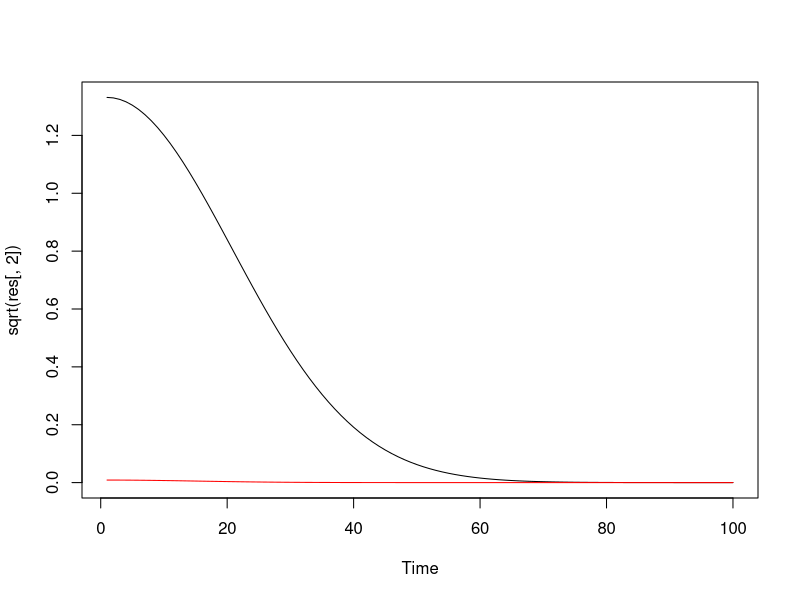
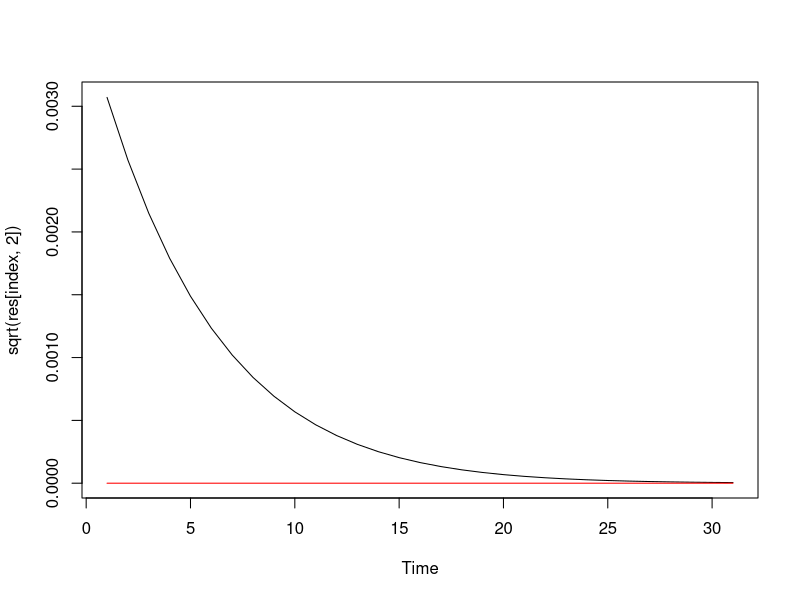
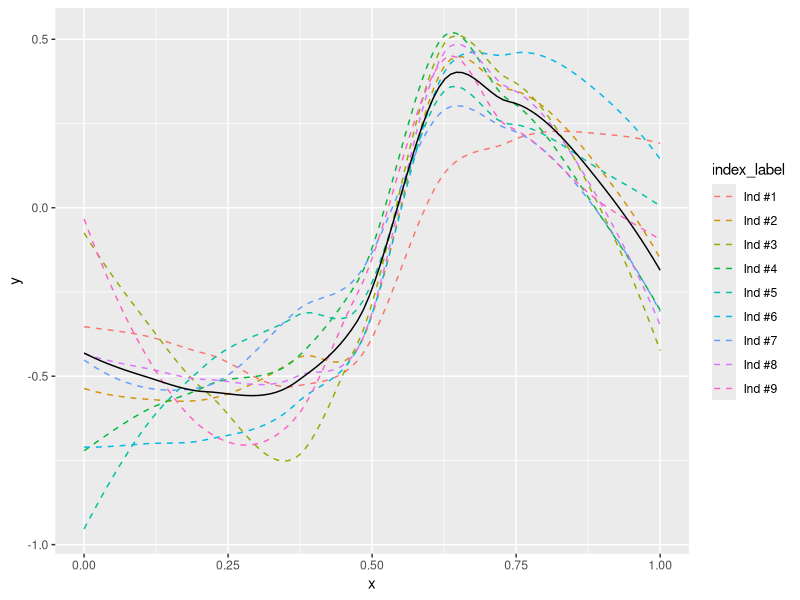
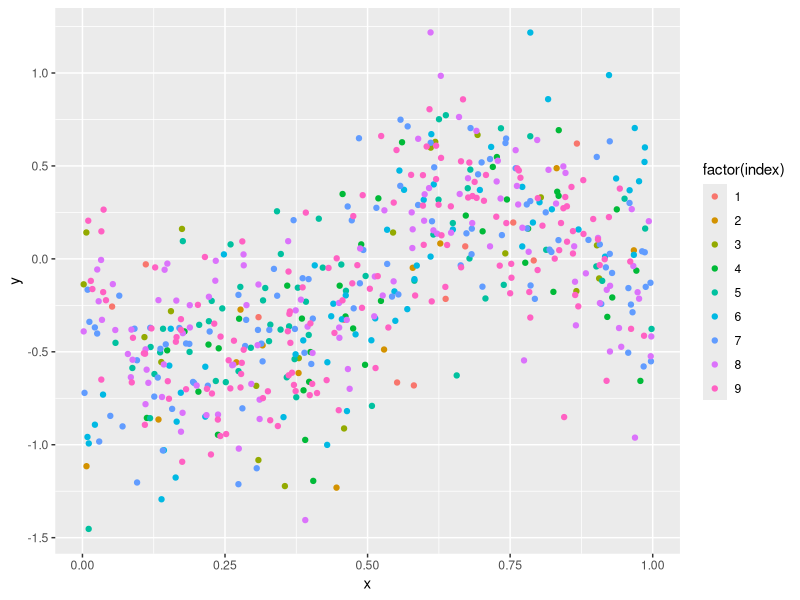
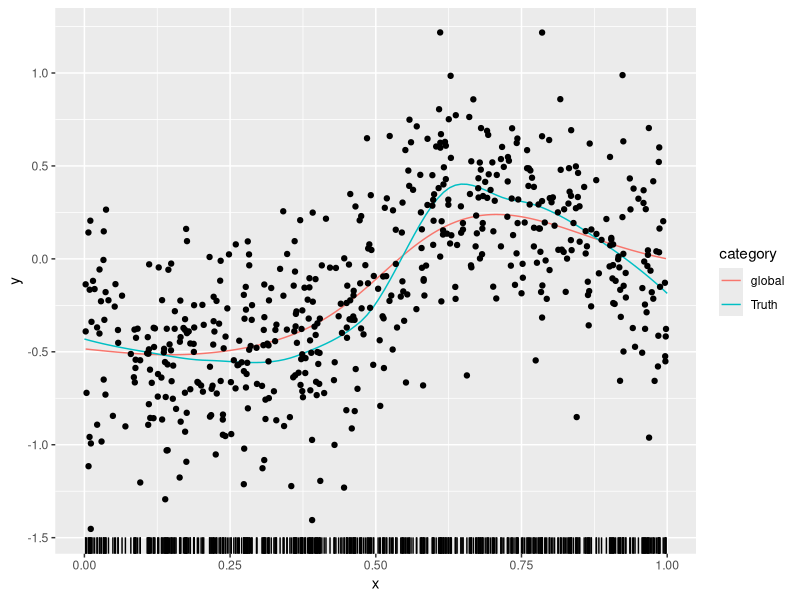
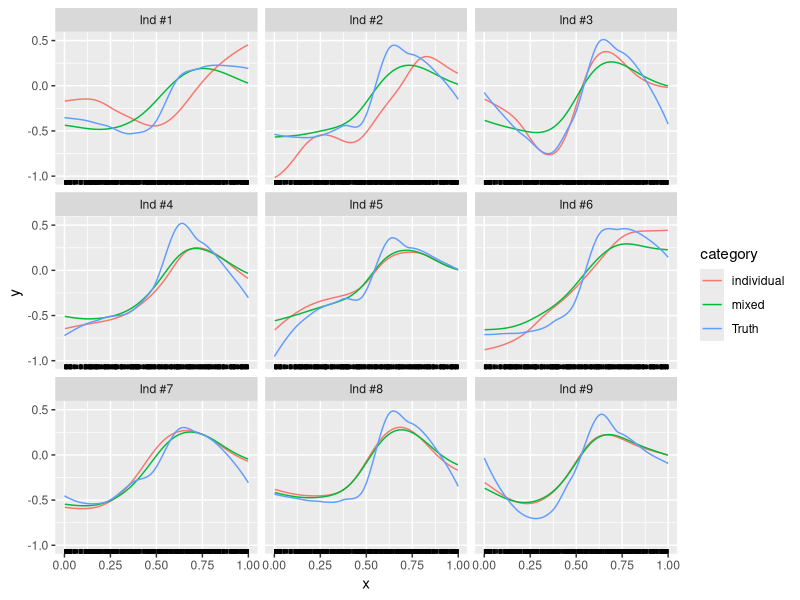
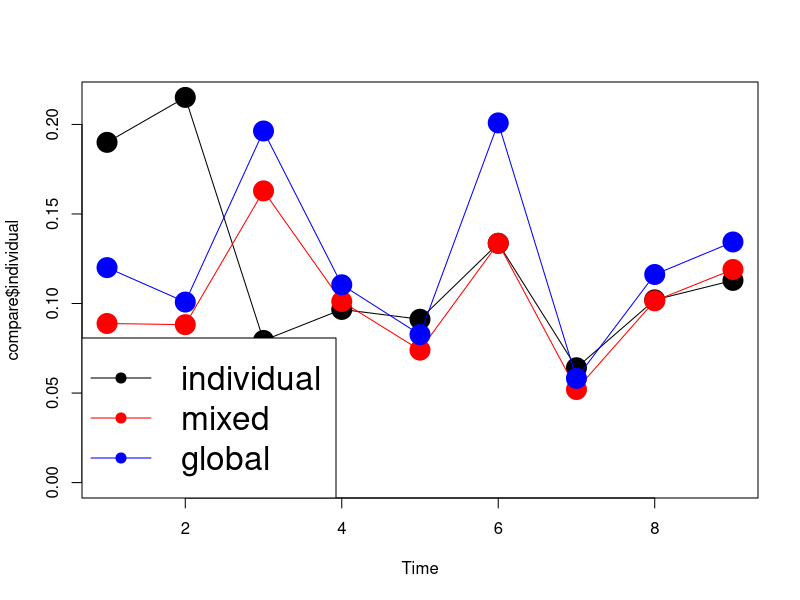

These charts were generated, in order, by the following R code:
muu <- runif(n = 5, min = 0, max = 10)
muu <- sort(muu, decreasing = TRUE)
a = 1
astar = 1:5
v <- sapply(1:5, function(a){
  sum(muu[astar < a] - muu[a]) + 1/2 * sum(muu[astar > a] - muu[a])
})
sum(v)
sum(muu * ((5+1)/2 - astar))

x <- runif(n = 100000, min = -100, max = 100)
s2 <- 1
mu_vector <- seq(from = 0, to = 10, length.out = 100)
res <- sapply(X = mu_vector, FUN = function(mu){
  v1 <- mean(exp(- x^2 / (2*s2)) * exp( - (x-mu)^2 / 2*s2))
  v2 <- sqrt(s2 * pi) * sqrt(exp( - (mu)^2 / 2*s2))
  return(c(v1, v2))
})
res <- t(res)
mean(res[,1] < (res[,2]))
 plot.ts(sqrt(res[,2]))
lines(res[,1], col = 'red')

index <- 70:100
plot.ts(sqrt(res[index,2]))
lines(res[index,1], col = 'red')

# # model parameters
# fx <- function(x, i, noisy = FALSE, s2){
#   # set up Sound-to-Noise (variance) ratio
#   SNR <- 5
#   #
#   fx <- sin(x*(2*pi))
#   #
#   ux <- sin(x*(2*pi) - i*pi/12) / sqrt(SNR)
#   #
#   if(noisy){
#     if(missing(s2)) stop('Variance par is missing ...')
#     noise <- rnorm(n = length(x), mean = 0, sd = s2)
#     return( fx + ux + noise )
#   }else{
#     return( fx + ux )
#   }
# }
# 
# # model parameters
# fx <- function(x, i, noisy = FALSE, s2){
#   #
#   fx <- sin(x*(2*pi))
#   #
#   ux <- rep(0, length(x))
#   ux[i == 1] <- 1*exp(- 1/2 * (0.15)^(-2) * (x[i == 1] - 0.15)^2)
#   ux[i == 2] <- -1*(x[i == 2] < 0.5 & x[i == 2] > 0.35)
#   ux[i == 3] <- 1*(x[i == 3] < 0.8 & x[i == 3] > 0.2)
#   #
#   if(noisy){
#     if(missing(s2)) stop('Variance par is missing ...')
#     noise <- rnorm(n = length(x), mean = 0, sd = s2)
#     return( fx + ux + noise )
#   }else{
#     return( fx + ux )
#   }
# }
# 
# norm_fx <- sapply(1:3, function(i){
#   sum(abs(fx(x = x, i = i, noisy = FALSE))) / length(x)
# })
# 
# x <- seq(from = 0, to = 1, length.out = 100)
# YLIM <- c(-1, 1)
# par(mfrow = c(m,1))
# for(i in 1:m){
#   plot(x = x, y = get_obs(x = x, i = i, noisy = FALSE), type = 'l', col = 'black', lwd = 2, ylim = YLIM)
#   lines(x = x, y = get_obs(x = x, i = 0, noisy = FALSE), type = 'l', col = 'red', lwd = 2, lty = 2)
# }
# par(mfrow = c(1,1))

# bounds of variable X
x_bounds <- c(0,1)

# number of individuals
m <- 9

# generate smooth function by generating some random points and fitting a spline
gen_smooth_function <- function(seed){
  set.seed(seed)
  K <- 20
  x <- seq(0, 1, length.out = K)
  ## sort(runif(n = K, min = 0, max = 1))
  y <- runif(n = K, min = - sqrt(12)/2, max = sqrt(12)/2)
  ll <- loess(formula = y~x)
  return(ll)
}

# x-base coordinates
x <- seq(0, 1, length.out = 100)

# generate base function f and individual functions u_i
fx <- gen_smooth_function(seed = 18543)
ux <- list()
ux_mean <- rep(0, m)
set.seed(3743) ; seeds <- floor(runif(n = m, min = 1753, max = 298753))
for(i in 1:m){
  ux[[i]] <- gen_smooth_function(seed = seeds[i])
  ux_mean[i] <- mean(predict(object = ux[[i]], newdata = x))
}

# sound to "noise" ratio, handling the balance Variance(f) / Variance(u_i)
SNR <- 10

# observation function
get_obs <- function(x, i, noisy = FALSE, s2, only.fx = FALSE, only.ux = FALSE){
  #
  fx_obs <- predict(object = fx, newdata = x)
  if(i == 0 | only.fx) return(fx_obs)
  #
  ux_obs <- predict(object = ux[[i]], newdata = x) - ux_mean[i]
  ux_obs <- ux_obs / sqrt(SNR)
  if( only.ux ) return(ux_obs)
  #
  if(noisy){
    if(missing(s2)) stop('Variance par is missing ...')
    noise <- rnorm(n = length(x), mean = 0, sd = sqrt(s2))
    return( fx_obs + ux_obs + noise )
  }else{
    return( fx_obs + ux_obs )
  }
} 

#
library(ggplot2)

# plot generated functions
x <- seq(from = 0, to = 1, length.out = 100)
temp <- lapply(X = 0:m, FUN = function(i){
  y <- get_obs(x = x, i = i, noisy = FALSE)
  cbind(x, y, i)
})
temp <- do.call(rbind.data.frame, temp)
colnames(temp) <- c('x', 'y', 'index')
temp$index_label <- paste0('Ind #', temp$index)
temp$index_label[temp$index == 0] <- 'Base function'
temp$index_label <- factor(temp$index_label)
ggplot(data = NULL) +
  geom_line(data = temp[temp$index != 0,], mapping = aes(x = x , y = y, group = index_label, col = index_label), lty = 2) + 
  geom_line(data = temp[temp$index == 0,], mapping = aes(x = x , y = y), col = 'black', lty = 1)  
  
#
Ni <- sort(floor(exp(runif(n = m, min = 2, max = 5))))
N <- sum(Ni)
df <- data.frame(
  'index' = 1,
  'x' = runif(n = N, min = 0, max = 1),
  'y' = NA
)
count <- 0
for(i in 1:m){
  if(i >= 2) count <- count + Ni[i-1]
  indexi <- count + 1:Ni[i]
  df$index[indexi] <- i
  df$y[indexi] <- get_obs(x = df$x[indexi], i = i, noisy = TRUE, s2 = 0.1)
}
table(df$index) # Ni

#
ggplot(data = df) +
  geom_point(mapping = aes(x = x, y = y, col = factor(index)))

#
my_kernel <- function(x0, x1, l){
  exp( -(2*l^2)^{-1} * (x0 - x1)^2)
}

#
compute_kernel_gp <- function(y_vector, x_vector, lambda, bandwidth){
  
  #
  x_vector_length <- length(x_vector)
  
  # compute kernel matrix "Kmat" over "x_vector"
  Kmat <- array(data = NA, dim = c(x_vector_length, x_vector_length))
  Kmat[1,1] <- 1
  for(i in 2:x_vector_length){
    Kmat[i,i] <- 1
    Kmat[i,-i] <- Kmat[-i,i] <- my_kernel(x0 = x_vector[-i], x1 = x_vector[i], l = bandwidth)
  }
  
  # compute regressor-like coefficients
  Kreg <- solve( Kmat + lambda * diag(x_vector_length) ) %*% y_vector

  #
  l <- list("x_vector" = x_vector, "y_vector" = y_vector, "kernel_matrix" = Kmat, "kernel_reg" = Kreg)
  return(l) 
  
}  

#
compute_kernel_ind_gp <- function(y_vector, x_vector, index, weights, lambda, bandwidth){
  
  #
  x_vector_length <- length(x_vector)
  
  # compute kernel matrix "Kmat" over "x_vector"
  Kmat <- array(data = NA, dim = c(x_vector_length, x_vector_length))
  Kmat[1,1] <- weights[index[1]]
  for(i in 2:x_vector_length){
    Kmat[i,i] <- weights[index[i]]
    Kmat[i,-i] <- Kmat[-i,i] <- weights[index[-i]] * my_kernel(x0 = x_vector[-i], x1 = x_vector[i], l = bandwidth)
  }
  
  # compute regressor-like coefficients
  Kreg <- solve( Kmat + lambda * diag(x_vector_length) ) %*% y_vector
  
  #
  l <- list("x_vector" = x_vector, "y_vector" = y_vector, "kernel_matrix" = Kmat, "kernel_reg" = Kreg)
  return(l) 
  
}  

#
predict_from_gp <- function(new_x_vector, gp, bandwidth){
  
  # compute distance between "new_x_vector" and training "x_vector"
  new_x_dist <- sapply(X = new_x_vector, FUN = function(x){
    my_kernel(x0 = x, x1 = gp$x_vector, l = bandwidth) 
  })
  
  # compute predictions
  new_x_pred <- t(new_x_dist) %*% gp$kernel_reg
  
  #
  l <- data.frame('x' = new_x_vector, 'y' = new_x_pred)
  l <- l[order(l$x),]
  return(l)
  
}

#
predict_from_ind_gp <- function(new_x_vector, gp, new_index, weights, bandwidth){
  
  # compute distance between "new_x_vector" and training "x_vector"
  new_x_dist <- sapply(X = 1:length(new_x_vector), FUN = function(j){
    my_kernel(x0 = new_x_vector[j], x1 = gp$x_vector, l = bandwidth) * weights[new_index[j]] 
  })
  
  # compute predictions
  new_x_pred <- t(new_x_dist) %*% gp$kernel_reg
  
  #
  l <- data.frame('x' = new_x_vector, 'y' = new_x_pred)
  l <- l[order(l$x),]
  return(l)
  
}

#
predict_from_ind_gp_2 <- function(x, x_vector, y_vector, index, weights, bandwidth){
  
  # compute set of weights
  weights <- my_kernel(x0 = x_vector, x1 = x, l = bandwidth) * weights[index]
  
  # compute prediction
  pred <- sum(weights * y_vector) / sum(weights)
  
  # return prediction
  return(pred)
  
}

# #
# LAMBDA <- 1
# BANDWIDTH_GLOBAL <- 0.1
# BANDWIDTH_IND <- 0.3
# 
# #
# gp_global <- compute_kernel_gp(y_vector = df$y, x_vector = df$x, lambda = LAMBDA, bandwidth = BANDWIDTH_GLOBAL)
# gp_global_pred <- predict_from_gp(new_x_vector = gp_global$x_vector, gp = gp_global, bandwidth = BANDWIDTH_GLOBAL)
# df_est <- gp_global_pred
# df_est$index <- 0
# df_est$categ <- 'global'
# 
# #
# gp_ind <- list()
# for(i in 1:m){
#   index_i <- (df$index == i)
#   l <- list()
#   l$gp <- compute_kernel_gp(y_vector = df$y[index_i], x_vector = df$x[index_i], lambda = LAMBDA, bandwidth = BANDWIDTH_IND)
#   l$pred <- predict_from_gp(new_x_vector = l$gp$x_vector, gp = l$gp, bandwidth = BANDWIDTH_IND)
#   gp_ind[[i]] <- l
#   l$pred$index <- i
#   l$pred$categ <- 'individual'
#   df_est <- rbind.data.frame(df_est, l$pred)
# }
# 
# #
# gp_ind_2 <- list()
# for(i in 1:m){
#   l <- list()
#   w <- rep(0, m) # /(m+1)
#   w[i] <- 1
#   l$pred <- sapply(df$x, function(x){
#     predict_from_ind_gp_2(x, x_vector = df$x, y_vector = df$y, index = df$index, weights = w, bandwidth = BANDWIDTH_IND)
#   })
#   l$pred <- data.frame('x' = df$x, 'y' = l$pred)
#   # l$gp <- compute_kernel_ind_gp(y_vector = df$y, x_vector = df$x, index = df$index, weights = w, lambda = LAMBDA, bandwidth = BANDWIDTH_IND)
#   # l$pred <- predict_from_ind_gp(new_x_vector = l$gp$x_vector, gp = l$gp, new_index = df$index, weights = w, bandwidth = BANDWIDTH_IND)
#   gp_ind_2[[i]] <- l
#   l$pred$index <- i
#   l$pred$categ <- 'mixed'
#   df_est <- rbind.data.frame(df_est, l$pred)
# }

######
BANDWIDTH_GLOBAL <- 0.1
w <- rep(1, m)
pred <- sapply(df$x, function(x){
  predict_from_ind_gp_2(x, x_vector = df$x, y_vector = df$y, index = df$index, weights = w, bandwidth = BANDWIDTH_GLOBAL)
})
pred <- data.frame('x' = df$x, 'y' = pred, 'index' = 0, 'category' = 'global')
df_est <- list()
df_est[[1]] <- pred

######
BANDWIDTH_IND <- BANDWIDTH_GLOBAL
for(i in 1:m){
  ######
  w <- rep(0, m)
  w[i] <- 1
  pred <- sapply(df$x, function(x){
    predict_from_ind_gp_2(x, x_vector = df$x, y_vector = df$y, index = df$index, weights = w, bandwidth = BANDWIDTH_IND)
  })
  pred <- data.frame('x' = df$x, 'y' = pred, 'index' = i, 'category' = 'individual')
  df_est[[length(df_est)+1]] <- pred
  ######
  w <- rep(1, m)
  w[i] <- m
  w <- w / sum(w)
  pred <- sapply(df$x, function(x){
    predict_from_ind_gp_2(x, x_vector = df$x, y_vector = df$y, index = df$index, weights = w, bandwidth = BANDWIDTH_IND)
  })
  pred <- data.frame('x' = df$x, 'y' = pred, 'index' = i, 'category' = 'mixed')
  df_est[[length(df_est)+1]] <- pred
}

#
df_est <- do.call(rbind.data.frame, df_est)
df_est$index_label <- paste0('Ind #', df_est$index)
df_est$index_label[df_est$index == 0] <- 'Base function'
df_est$index_label <- factor(df_est$index_label)
temp$category <- 'Truth'
dfff <- rbind.data.frame(df_est, temp)

#
ggplot(data = dfff[dfff$index == 0 ,]) +
  geom_line(mapping = aes(x = x, y = y, col = category)) +
  geom_rug(data = df, mapping = aes(x = x)) +
  geom_point(data = df, mapping = aes(x = x, y = y))

#
ggplot(data = dfff[dfff$index != 0 ,]) +
  geom_line(mapping = aes(x = x, y = y, col = category)) +
  geom_rug(data = df, mapping = aes(x = x)) +
  facet_wrap(~index_label)

# check 
compare <- sapply(X = 1:m, FUN = function(i){
  ref <- get_obs(x = df$x, i = i, noisy = FALSE)
  pred1 <- dfff$y[dfff$index == i & dfff$category == 'individual']
  pred2 <- dfff$y[dfff$index == i & dfff$category == 'mixed']
  pred3 <- dfff$y[dfff$index == 0 & dfff$category == 'global']
  c( mean(abs(ref-pred1)), mean(abs(ref-pred2)), mean(abs(ref-pred3)) )
})
compare <- data.frame(t(compare))
colnames(compare) <- c('individual', 'mixed', 'global')
compare
plot.ts(compare$individual, type = 'o', pch = 20, cex = 4, ylim = c(0, max(compare)))
lines(compare$mixed, type = 'o', pch = 20, cex = 4, ylim = c(0, max(compare)), col = 'red')
lines(compare$global, type = 'o', pch = 20, cex = 4, ylim = c(0, max(compare)), col = 'blue')
legend('bottomleft', legend = colnames(compare), lty = 1, pch = 20, cex = 2, col = c('black', 'red', 'blue'))

# plot(dfff[dfff$index == 9 & dfff$category == 'individual', c('x', 'y')])
# points(dfff[dfff$index == 9 & dfff$category == 'Truth', c('x', 'y')], col  ='red')
#
# plot(gp_global_pred, type = 'l', pch = 20, ylim = range(df$y))
# ind_color <- c('red', 'blue', 'green')
# for(i in 1:3){
#   lines(gp_ind[[i]]$pred, col = ind_color[i], type = 'l', pch = 20)
#   points(x = gp_ind[[i]]$gp$x_vector, y = gp_ind[[i]]$gp$y_vector, col = ind_color[i], pch = 20)
# }
# 
# #
# par(mfrow = c(3,1))
# for(i in 1:3){
#   pred_global_i <- predict_from_gp(new_x_vector = gp_ind[[i]]$gp$x_vector, gp = gp_global, bandwidth = BANDWIDTH)
#   plot(x = gp_ind[[i]]$pred$x, y = gp_ind[[i]]$pred$y - pred_global_i$y, col = ind_color[i], type = 'l', pch = 20, ylim = c(-0.5, 1))
#   lines(x = x, y = get_obs(x = x, i = i, noisy = FALSE, only.ux = TRUE),
#         # fx(x = x, i = i, noisy = FALSE) - fx(x = x, i = 0, noisy = FALSE),
#         type = 'l', col = 'red', lwd = 2, lty = 2)
# }
# 
# #
# plot(x = x, y = fx(x = x, i = i, noisy = FALSE) - fx(x = x, i = 0, noisy = FALSE),
#      type = 'l', col = 'red', lwd = 2, lty = 2)
# 
# 
# my_kernel <- function(x0, x1, type = 'exp', l){
#   exp( -(2*l^2)^{-1} * (x0 - x1)^2)
# }
# KERNEL_VALUE_EQUALS <- 1
# 
# Ntrain <- N
# kernel_bandwith <- 0.3
# Kmat <- array(data = NA, dim = c(Ntrain,Ntrain))
# Kmat[1,1] <- 1
# for(i in 2:Ntrain){
#   Kmat[i,i] <- 1
#   temp <- my_kernel(x0 = xi[-i,2], x1 = xi[i,2], l = kernel_bandwith)
#   Kmat[i,-i] <- Kmat[-i,i] <- temp
# }
# summary(c(Kmat))
# sigma2 <- 1
# normi <- solve(Kmat + diag(Ntrain) * sigma2)
# normi_times_LvecTrain <- normi %*% (yi)
# xx <- seq(0,1,length.out = 100)
# kTi <- sapply(xx, function(xx_i) my_kernel(x0 = xx_i, x1 = xi[,2], l = kernel_bandwith))
# pred0 <- as.numeric( t(kTi) %*% normi_times_LvecTrain )
# 
# xx <- xi[,2]
# kTi <- sapply(xx, function(xx_i) my_kernel(x0 = xx_i, x1 = xi[,2], l = kernel_bandwith))
# pred0 <- as.numeric( t(kTi) %*% normi_times_LvecTrain )
# 
# index1 <- (xi[,1]==1)
# plot(xi[index1,2], yi[index1])
# points(x = xi[index1,2], y = pred0[index1], col = 'red')
# plot(x = xi[index1,2], y = yi[index1] - pred0[index1], col = 'red')
# 
# Kmat1 <- Kmat[index1, index1]
# 
# # Ntrain1 <- sum(index1)
# # Kmat2 <- array(data = NA, dim = c(Ntrain1, Ntrain1))
# # Kmat2[1,1] <- 1
# # for(i in 2:Ntrain1){
# #   Kmat2[i,i] <- 1
# #   temp <- my_kernel(x0 = xi[index1,2][-i], x1 = xi[index1,2][i], l = kernel_bandwith)
# #   Kmat2[i,-i] <- Kmat2[-i,i] <- temp
# # }
# new_Kmat1 <- solve(Kmat1 + diag(sum(index1)) * sigma2) %*% ((yi - pred0)[index1])
# xx <- seq(0,1,length.out = 100)
# kTi <- sapply(xx, function(xx_i) my_kernel(x0 = xx_i, x1 = xi[index1,2], l = kernel_bandwith))
# pred1 <- as.numeric( t(kTi) %*% new_Kmat1 )
# plot.ts(pred1)
